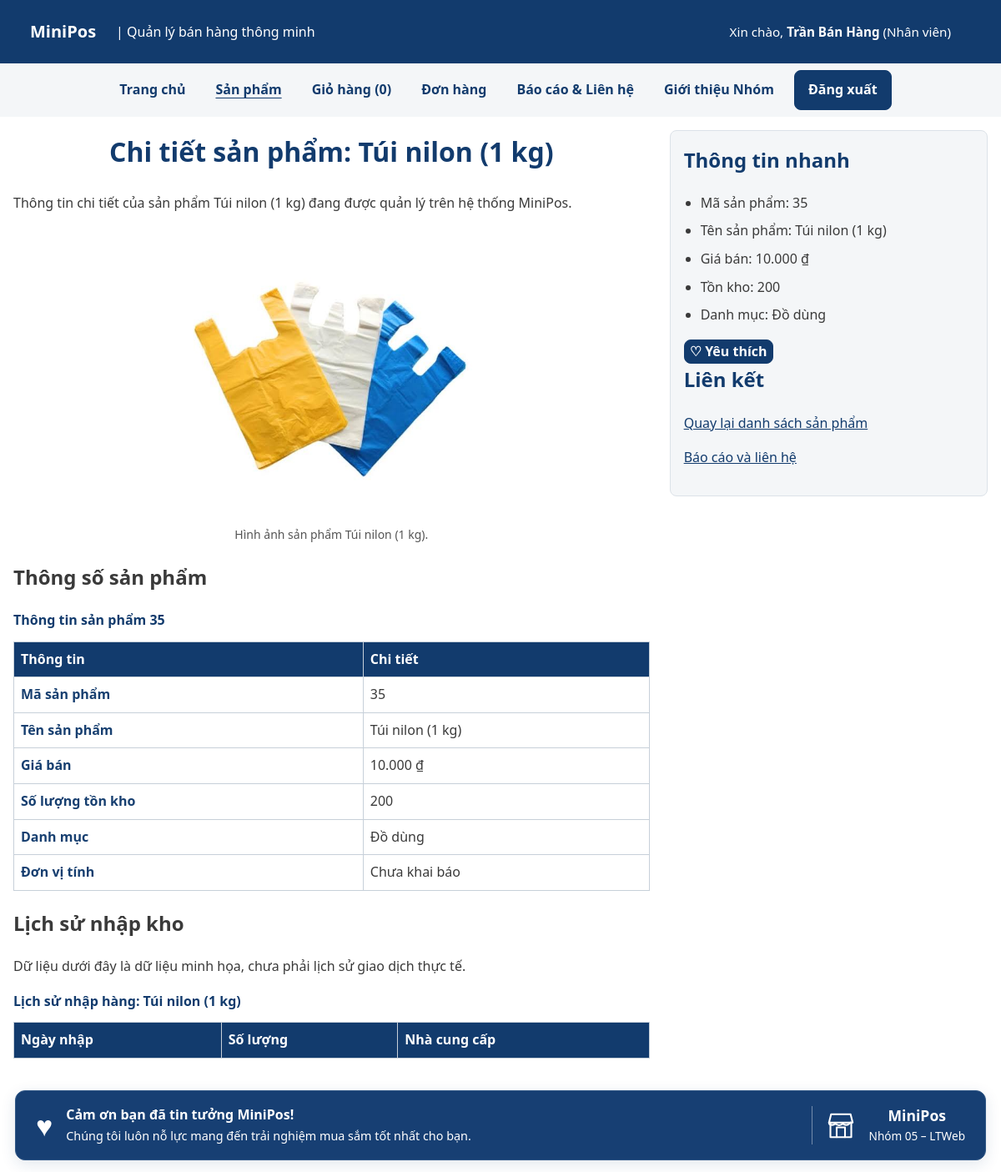
/chi-tiet.php?id=35 (signed in), run on the app's committed database.
### tables this page shows
CREATE TABLE nguoi_dung (
    id       INT UNSIGNED AUTO_INCREMENT PRIMARY KEY,
    email    VARCHAR(100) NOT NULL,
    ho_ten   VARCHAR(100) NOT NULL,
    mat_khau VARCHAR(255) NOT NULL,
    vai_tro  ENUM('quan_tri', 'nhan_vien') NOT NULL DEFAULT 'nhan_vien',
    ngay_tao DATETIME NOT NULL DEFAULT CURRENT_TIMESTAMP,
    UNIQUE KEY uq_nguoi_dung_email (email)
);

CREATE TABLE san_pham (
    id          INT UNSIGNED AUTO_INCREMENT PRIMARY KEY,
    danh_muc_id INT UNSIGNED NOT NULL,
    ten         VARCHAR(200) NOT NULL,
    gia         INT UNSIGNED NOT NULL CHECK (gia >= 1000),       
    ton_kho     INT UNSIGNED NOT NULL DEFAULT 0,
    anh         VARCHAR(255) NULL,                               
    mo_ta       TEXT NULL,
    ngay_tao    DATETIME NOT NULL DEFAULT CURRENT_TIMESTAMP,
    CONSTRAINT fk_san_pham_danh_muc
        FOREIGN KEY (danh_muc_id) REFERENCES danh_muc(id)
);

CREATE TABLE danh_muc (
    id   INT UNSIGNED AUTO_INCREMENT PRIMARY KEY,
    ten  VARCHAR(100) NOT NULL,
    slug VARCHAR(100) NOT NULL,
    UNIQUE KEY uq_danh_muc_slug (slug)
);

### inc/ham.php (called while the page is built, shortened)
<?php
function e(string|int|float|null $giaTri): string
{
    return htmlspecialchars(
        (string) $giaTri,
        ENT_QUOTES | ENT_SUBSTITUTE,
        'UTF-8'
    );
}
function vnd(int|float $soTien): string
{
    return number_format((float) $soTien, 0, ',', '.') . ' ₫';
}

### inc/xac-thuc.php (called while the page is built, shortened)
<?php
function nguoiDung(): ?array
{
    $uid = $_SESSION['uid'] ?? null;
    static $user = null;
    if ($user === null) {
        $khoNguoiDung = new \App\Data\KhoNguoiDung(db());
        $user = $khoNguoiDung->timTheoId($uid);
    }
    return $user;
}

### inc/db.php (called while the page is built, shortened)
<?php
function db(): PDO
{
    static $pdo = null;
    if ($pdo === null) {
        $host = $_ENV['DB_HOST'];
        $port = $_ENV['DB_PORT'] ?? '3306';
        $ten  = $_ENV['DB_DATABASE'];
        $user = $_ENV['DB_USERNAME'];
        $pass = $_ENV['DB_PASSWORD'];
        $pdo = new PDO(
            "mysql:host=$host;port=$port;dbname=$ten;charset=utf8mb4",
            $user,
            $pass,
            [
                PDO::ATTR_ERRMODE            => PDO::ERRMODE_EXCEPTION,
                PDO::ATTR_DEFAULT_FETCH_MODE => PDO::FETCH_ASSOC,
                PDO::ATTR_EMULATE_PREPARES   => false,
            ]
        );
    }
    return $pdo;
}

### src/Data/KhoNguoiDung.php (called while the page is built, shortened)
<?php
final class KhoNguoiDung
{
    public function timTheoId(int $id): ?array
    {
        $st = $this->db->prepare(
            'SELECT id, email, ho_ten, vai_tro FROM nguoi_dung WHERE id = ?'
        );
        $st->execute([$id]);
        $dong = $st->fetch();
        return $dong ?: null;
    }
}

### src/Services/GioHang.php (called while the page is built, shortened)
<?php
final class GioHang
{
    public function demSoLuong(): int
    {
        return array_sum(
            array_map(
                'intval',
                $_SESSION[self::KHOA_SESSION]
            )
        );
    }
}

### src/Data/KhoSanPham.php (called while the page is built, shortened)
<?php
final class KhoSanPham
{
    public function timTheoId(int|string $id): ?SanPham
    {
        $so = $this->laySoNguyenDuong($id);
        $st = $this->db->prepare(self::SELECT . ' WHERE sp.id = ?');
        $st->execute([$so]);
        $dong = $st->fetch();
        return $dong ? SanPham::tuMang($dong) : null;
    }
    private function laySoNguyenDuong(int|string $id): ?int
    {
        $so = filter_var($id, FILTER_VALIDATE_INT, ['options' => ['min_range' => 1]]);
        return $so === false ? null : $so;
    }
}

### src/Models/SanPham.php (called while the page is built, shortened)
<?php
final class SanPham implements JsonSerializable
{
    public static function tuMang(array $d): self
    {
        return new self(
            (int) $d['id'],
            (string) $d['ten'],
            (int) $d['gia'],
            (string) ($d['danh_muc_ten'] ?? ''),
            (int) $d['ton_kho'],
            (string) ($d['anh'] ?? ''),
            (int) ($d['danh_muc_id'] ?? 0),
            (string) ($d['mo_ta'] ?? ''),
            (string) ($d['ngay_tao'] ?? '')
        );
    }
    public function getId(): int
    {
        return $this->id;
    }
    public function getTen(): string
    {
        return $this->ten;
    }
    public function getGia(): int
    {
        return $this->gia;
    }
    public function getDanhMuc(): string
    {
        return $this->danhMuc;
    }
    public function getTonKho(): int
    {
        return $this->tonKho;
    }
    public function getAnh(): string
    {
        return $this->anh;
    }
}

### chi-tiet.php (the view, shortened to what this page needs)
<?php
$maSanPham = isset($_GET['id']) && is_string($_GET['id'])
    ? trim($_GET['id'])
    : '';
$khoSanPham = new \App\Data\KhoSanPham(db());
$sanPham = $maSanPham !== ''
    ? $khoSanPham->timTheoId($maSanPham)
    : null;
require __DIR__ . '/inc/header.php';
?>
<main class="bao">
    <?php if ($sanPham === null): ?>
        <section>
            <h1>Không tìm thấy sản phẩm</h1>
            <p>Mã sản phẩm không tồn tại hoặc đã bị thay đổi.</p>
            <p>
                <a href="danh-sach.php">Quay lại danh sách sản phẩm</a>
            </p>
        </section>
    <?php else: ?>
        <div class="bo-cuc-chi-tiet">
            <article class="noi-dung-chi-tiet" id="chi-tiet-san-pham">
                <h1>
                    Chi tiết sản phẩm: <?= e($sanPham->getTen()) ?>
                </h1>
                <p>
                    Thông tin chi tiết của sản phẩm
                    <?= e($sanPham->getTen()) ?> đang được quản lý
                    trên hệ thống MiniPos.
                </p>
                <figure>
                    <img
                        id="anh-san-pham"
                        src="<?= e($sanPham->getAnh()) ?>"
                        alt="Hình ảnh <?= e($sanPham->getTen()) ?>"
                        width="350"
                        height="400">
                    <figcaption>
                        Hình ảnh sản phẩm <?= e($sanPham->getTen()) ?>.
                    </figcaption>
                </figure>
                <h2>Thông số sản phẩm</h2>
                <div class="bang-vo">
                    <table>
                        <caption>
                            Thông tin sản phẩm <?= e($sanPham->getId()) ?>
                        </caption>
                        <thead>
                            <tr>
                                <th scope="col">Thông tin</th>
                                <th scope="col">Chi tiết</th>
                            </tr>
                        </thead>
                        <tbody>
                            <tr>
                                <th scope="row">Mã sản phẩm</th>
                                <td><?= e($sanPham->getId()) ?></td>
                            </tr>
                            <tr>
                                <th scope="row">Tên sản phẩm</th>
                                <td><?= e($sanPham->getTen()) ?></td>
                            </tr>
                            <tr>
                                <th scope="row">Giá bán</th>
                                <td><?= e(vnd($sanPham->getGia())) ?></td>
                            </tr>
                            <tr>
                                <th scope="row">Số lượng tồn kho</th>
                                <td><?= e($sanPham->getTonKho()) ?></td>
                            </tr>
                            <tr>
                                <th scope="row">Danh mục</th>
                                <td><?= e($sanPham->getDanhMuc()) ?></td>
                            </tr>
                            <tr>
                                <th scope="row">Đơn vị tính</th>
                                <td>
                                    <?= $sanPham->getId() === 'SP002'
                                        ? 'Chai'
                                        : 'Chưa khai báo' ?>
                                </td>
                            </tr>
                        </tbody>
                    </table>
                </div>
                <h2>Lịch sử nhập kho</h2>
                <p>Dữ liệu dưới đây là dữ liệu minh họa, chưa phải lịch sử giao dịch thực tế.</p>
                <div class="bang-vo">
                    <table>
                        <caption>Lịch sử nhập hàng: <?= e($sanPham->getTen()) ?></caption>
                        <thead>
                            <tr>
                                <th scope="col">Ngày nhập</th>
                                <th scope="col">Số lượng</th>
                                <th scope="col">Nhà cung cấp</th>
                            </tr>
                        </thead>
                    </table>
                </div>
            </article>
            <aside class="thong-tin-phu">
                <h2>Thông tin nhanh</h2>
                <ul id="thong-tin-nhanh">
                    <li>Mã sản phẩm: <?= e($sanPham->getId()) ?></li>
                    <li>Tên sản phẩm: <?= e($sanPham->getTen()) ?></li>
                    <li>Giá bán: <?= e(vnd($sanPham->getGia())) ?></li>
                    <li>Tồn kho: <?= e($sanPham->getTonKho()) ?></li>
                    <li>Danh mục: <?= e($sanPham->getDanhMuc()) ?></li>
                </ul>
                <button
                    type="button"
                    class="nut-yeu-thich"
                    data-yeu-thich="<?= e($sanPham->getId()) ?>"
                    aria-pressed="false">
                </button>
                <h2>Liên kết</h2>
                <p>
                    <a href="danh-sach.php">Quay lại danh sách sản phẩm</a>
                </p>
                <p>
                    <a href="lien-he.php">Báo cáo và liên hệ</a>
                </p>
            </aside>
        </div>
    <?php endif; ?>
</main>
<?php require __DIR__ . '/inc/footer.php'; ?>

### inc/header.php (shortened to what this page needs)
<?php
require_once __DIR__ . '/config.php';
$goc = isset($goc) && is_string($goc) ? $goc : '';
$trangHienTai = basename(
    is_string($_SERVER['SCRIPT_NAME'] ?? null)
        ? $_SERVER['SCRIPT_NAME']
        : 'index.php',
    '.php'
);
$soLuongGioHang = 0;
if (empty($khongGoiCsdl)) {
    try {
        $khoSanPhamHeader = new \App\Data\KhoSanPham(db());
        $gioHangHeader = new \App\Services\GioHang($khoSanPhamHeader);
        $soLuongGioHang = $gioHangHeader->demSoLuong();
    } catch (\Throwable $loi) {
        error_log('Không thể lấy số lượng giỏ hàng trên header: ' . $loi->getMessage());
    }
}
$uHeader = null;
if (empty($khongGoiCsdl)) {
    try {
        $uHeader = nguoiDung();
    } catch (\Throwable $loi) {
        error_log('Không thể lấy thông tin người dùng trên header: ' . $loi->getMessage());
    }
}
$dangNhapHeader = ($uHeader !== null);
$menuHeader = [
    'index'     => 'Trang chủ',
    'danh-sach' => 'Sản phẩm',
    'gio-hang'  => 'Giỏ hàng',
];
if ($dangNhapHeader) {
    $menuHeader['don-hang'] = 'Đơn hàng';
}
$menuHeader['lien-he']    = 'Báo cáo & Liên hệ';
$menuHeader['gioi-thieu'] = 'Giới thiệu Nhóm';
?>
<!DOCTYPE html>
<html lang="vi">
<head>
    <link rel="stylesheet" href="<?= e($goc) ?>css/style.css">
</head>
<body<?= isset($lopBody) && is_string($lopBody) && preg_match('/\A[a-zA-Z0-9_ -]+\z/', $lopBody) === 1 ? ' class="' . e($lopBody) . '"' : '' ?>>
    <header class="dau-trang">
        <strong>
            <a class="lien-ket-logo-minipos" href="<?= e($goc) ?>index.php">
                MiniPos
            </a>
        </strong>
        <span>| Quản lý bán hàng thông minh</span>
        <span class="thong-tin-nguoi-dung-header">
            <?php if ($dangNhapHeader): ?>
                Xin chào, <strong><?= e($uHeader['ho_ten']) ?></strong>
                (<?= $uHeader['vai_tro'] === 'quan_tri' ? 'Admin' : 'Nhân viên' ?>)
            <?php else: ?>
                Bạn đang xem với tư cách khách.
            <?php endif; ?>
        </span>
    </header>
    <nav aria-label="Menu chính">
        <ul id="menu-chinh">
            <?php foreach ($menuHeader as $tep => $nhan): ?>
                <?php $dangXemMuc = $trangHienTai === $tep || ($tep === 'danh-sach' && $trangHienTai === 'chi-tiet'); ?>
                <li>
                    <a href="<?= e($goc . $tep . '.php') ?>" <?= $dangXemMuc ? 'aria-current="page"' : '' ?>>
                        <?= e($nhan) ?>
                        <?php if ($tep === 'gio-hang'): ?>
                            (<span data-so-luong-gio-hang aria-live="polite"><?= e($soLuongGioHang) ?></span>)
                        <?php endif; ?>
                    </a>
                </li>
            <?php endforeach; ?>
            <li class="muc-tai-khoan-header">
                <?php if ($dangNhapHeader): ?>
                    <form method="post" action="<?= e($goc) ?>dang-xuat.php" class="form-dang-xuat-header">
                        <button type="submit">Đăng xuất</button>
                    </form>
                <?php else: ?>
                    <a href="<?= e($goc) ?>dang-nhap.php" <?= $trangHienTai === 'dang-nhap' ? 'aria-current="page"' : '' ?>>
                        Đăng nhập
                    </a>
                <?php endif; ?>
            </li>
        </ul>
    </nav>

### data on the page
nguoi_dung: ho_ten "Trần Bán Hàng"
san_pham: ten "Túi nilon (1 kg)", anh (picture), id "35", gia "10.000 ₫", ton_kho "200", danh_muc.ten "Đồ dùng"

### other printed values
$nhan "Trang chủ"
$nhan "Sản phẩm"
$nhan "Giỏ hàng"
$nhan "Đơn hàng"
$nhan "Báo cáo & Liên hệ"
$nhan "Giới thiệu Nhóm"
